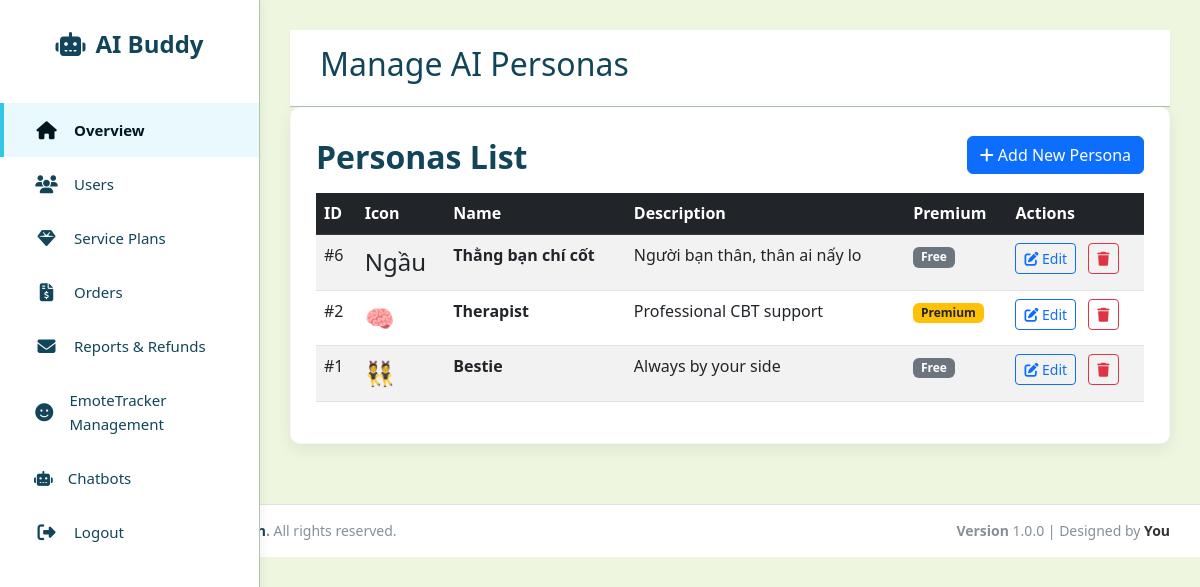
The page /admin_aibuddy/modules/chatbot/views/personas/index.php (signed in) on the database its author committed.
### tables this page shows
CREATE TABLE `persona` (
  `PersonaID` int(11) NOT NULL,
  `PersonaName` varchar(100) NOT NULL,
  `Description` text DEFAULT NULL,
  `SystemPrompt` text DEFAULT NULL,
  `Icon` varchar(50) DEFAULT '?',
  `IsPremium` tinyint(1) DEFAULT 0
);

### admin_aibuddy/modules/chatbot/controllers/PersonaController.php (called while the page is built, shortened)
<?php
require_once __DIR__ . '/../../../config/db.php';
require_once __DIR__ . '/../models/AdminPersona.php';
class PersonaController {
    private $model;
    public function __construct() {
        global $conn;
        $this->model = new AdminPersona($conn);
    }
    public function index() {
        return $this->model->getAll();
    }
}
?>

### admin_aibuddy/modules/chatbot/models/AdminPersona.php (called while the page is built, shortened)
<?php
class AdminPersona {
    private $conn;
    public function __construct($conn) {
        $this->conn = $conn;
    }
    public function getAll() {
        $result = $this->conn->query("SELECT * FROM persona ORDER BY PersonaID DESC");
        return $result->fetch_all(MYSQLI_ASSOC);
    }
}
?>

### admin_aibuddy/modules/chatbot/views/personas/index.php (the view)
<?php
require_once __DIR__ . '/../../controllers/PersonaController.php';
$controller = new PersonaController();
$personas = $controller->index();
include __DIR__ . '/../../../../includes/header.php';
include __DIR__ . '/../../../../includes/sidebar.php';
?>
<div class="main-content">
    <div class="top-navbar">
        <h2>Manage AI Personas</h2>
    </div>
    <div class="card-box">
        <div class="d-flex justify-content-between align-items-center mb-3">
            <h3>Personas List</h3>
            <a href="form.php" class="btn btn-primary"><i class="fas fa-plus"></i> Add New Persona</a>
        </div>
        <div class="table-responsive">
            <table class="table table-striped table-hover">
                <thead class="table-dark">
                    <tr>
                        <th>ID</th>
                        <th>Icon</th>
                        <th>Name</th>
                        <th>Description</th>
                        <th>Premium</th>
                        <th>Actions</th>
                    </tr>
                </thead>
                <tbody>
                    <?php foreach ($personas as $p): ?>
                    <tr>
                        <td>#<?php echo $p['PersonaID']; ?></td>
                        <td class="fs-4"><?php echo $p['Icon']; ?></td>
                        <td class="fw-bold"><?php echo htmlspecialchars($p['PersonaName']); ?></td>
                        <td><?php echo htmlspecialchars($p['Description']); ?></td>
                        <td>
                            <?php if ($p['IsPremium']): ?>
                                <span class="badge bg-warning text-dark">Premium</span>
                            <?php else: ?>
                                <span class="badge bg-secondary">Free</span>
                            <?php endif; ?>
                        </td>
                        <td>
                            <a href="form.php?id=<?php echo $p['PersonaID']; ?>" class="btn btn-sm btn-outline-primary me-2">
                                <i class="fas fa-edit"></i> Edit
                            </a>
                            <a href="delete.php?id=<?php echo $p['PersonaID']; ?>" class="btn btn-sm btn-outline-danger" onclick="return confirm('Are you sure?');">
                                <i class="fas fa-trash"></i>
                            </a>
                        </td>
                    </tr>
                    <?php endforeach; ?>
                </tbody>
            </table>
        </div>
    </div>
</div>
<?php include __DIR__ . '/../../../../includes/footer.php'; ?>
<?php include __DIR__ . '/../layouts/footer.php'; ?>

### admin_aibuddy/assets/css/style.css (style rules this page uses)
:root { --primary-dark: #01161e; --primary: #124559; --primary-light: #598392; --accent: #33c6e7; --light: #aec3b0; --background: #eff6e0; --white: #ffffff; --gray: #d9d9d9; --text: #353535; --card-shadow: 0 5px 15px rgba(0, 0, 0, 0.08); --radius: 10px; --sidebar-width: 260px; }
* { box-sizing: border-box; }
body { font-family: 'Segoe UI', Tahoma, Geneva, Verdana, sans-serif; background-color: var(--background); color: var(--text); margin: 0; line-height: 1.6; }
.main-content { margin-left: var(--sidebar-width); padding: 30px; }
.top-navbar { background: var(--white); padding: 15px 30px; display: flex; justify-content: space-between; align-items: center; box-shadow: 0 2px 5px rgba(0,0,0,0.03); border-bottom: 1px solid var(--light); }
.card-box { background-color: var(--white); border-radius: var(--radius); box-shadow: var(--card-shadow); padding: 25px; transition: transform 0.3s ease; height: 100%; border: 1px solid rgba(0,0,0,0.02); }
.card-box h3 { font-size: 32px; font-weight: 700; margin: 5px 0 0 0; color: var(--primary); }
h2 { color: var(--primary); }

### rows shown on the page
persona: PersonaID "6", Icon "Ngầu", PersonaName "Thằng bạn chí cốt", Description "Người bạn thân, thân ai nấy lo", IsPremium "Free"
persona: PersonaID "2", Icon "🧠", PersonaName "Therapist", Description "Professional CBT support", IsPremium "Premium"
persona: PersonaID "1", Icon "👯", PersonaName "Bestie", Description "Always by your side", IsPremium "Free"
